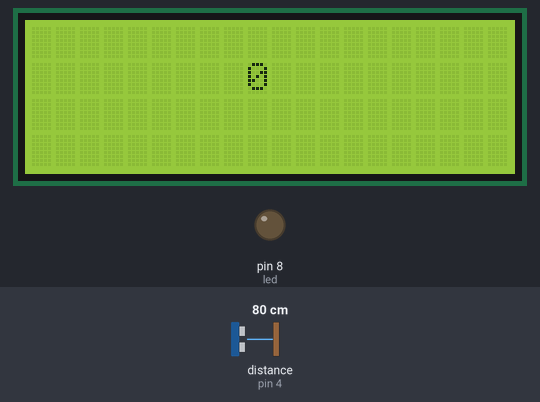
Bench run of a sketch on a simulated Arduino Uno, built with avr-gcc and run on an emulated ATmega328P. On the bench: 20×4 character LCD, output pins drawn as LEDs (lit = HIGH). Wiring (inferred from the names in the program): ultrasonic range finder: trigger pin 2; echo pin 4. The inputs (shaded band) are chosen by the test bench; at power-on: distance to the obstacle (sensor on pin 4) 80 cm. The echo pulse lasts 58.3 µs per cm; pins used as bus, display or sensor lines are not drawn; what the sketch prints to the serial monitor is not drawn.

Above: at 1.2 s.
1.3 s: distance to the obstacle (sensor on pin 4) set to 25 cm
2.8 s: distance to the obstacle (sensor on pin 4) set to 22 cm
At 3.8 s:
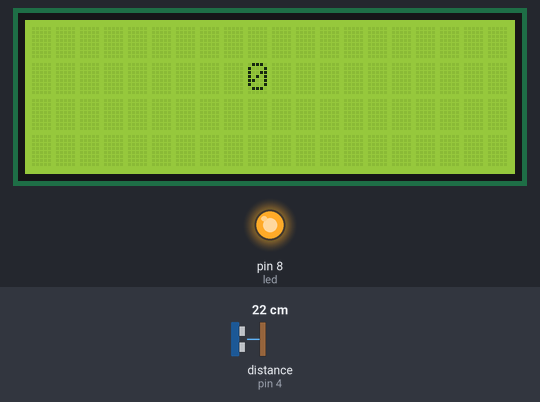
4.3 s: distance to the obstacle (sensor on pin 4) set to 35 cm
At 4.9 s:
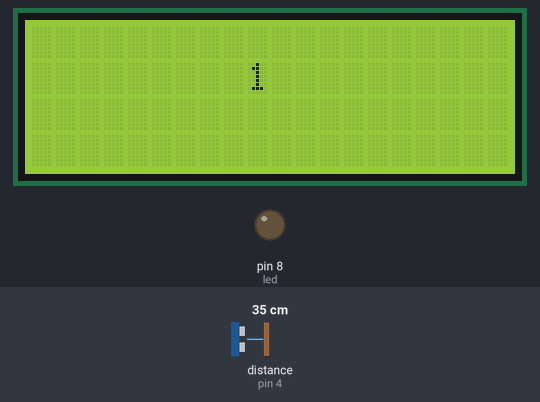
5.8 s: distance to the obstacle (sensor on pin 4) set to 2 cm
At 6.3 s:
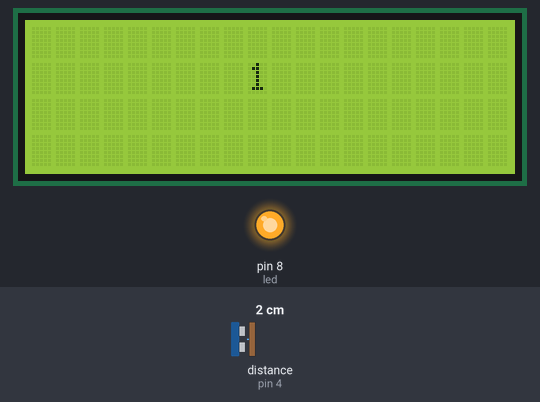
Timing chart, 0 to 8.3 s (numbered marks = the images above; inputs shaded):
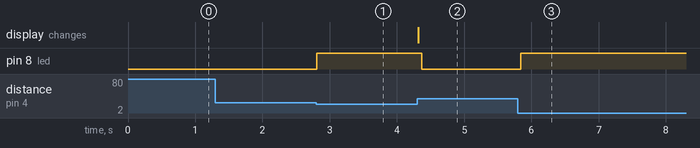

Measured:
- the behaviour switches between 24 and 23 cm on distance to the obstacle (sensor on pin 4) (found by bisection; images 0 and 1)
- after the input at 1.3 s, every drawn part: stays the same
- after the input at 2.8 s, pin 8 (led): LOW → HIGH at once
- after the input at 4.3 s, pin 8 (led): HIGH → LOW after 0.07 s; the display: changes at once (image 2)
- after the input at 5.8 s, pin 8 (led): LOW → HIGH at once

The sketch:

PushupCounter.ino
```cpp
#include <NewPing.h>
#include <LiquidCrystal_I2C.h>
#include <Wire.h>

const double maxDistance = 23;
int counter = 0;

enum State {up, down};
State upOrDown = up;

// Pins
const int trigPin = 2, echoPin = 4, led = 8, maxSensorDistance = 500;

NewPing sonar(trigPin, echoPin, maxSensorDistance);
LiquidCrystal_I2C lcd(0x3F, 2,1,0,4,5,6,7,3,POSITIVE);

void setup() {
  Serial.begin(9600);
  pinMode(trigPin, OUTPUT);
  pinMode(echoPin, INPUT);
  pinMode(led, OUTPUT);
  lcd.begin(20,4); // for 16 x 2 LCD module
  lcd.setBacklight(HIGH);
  lcd.clear();
  lcd.noCursor();
  lcd.setCursor(9,1);
  lcd.print(counter);
}

void loop() {
  int duration, distance;
  digitalWrite(trigPin, LOW);
  delayMicroseconds(2);
  digitalWrite(trigPin, HIGH);
  delayMicroseconds(10);
  digitalWrite(trigPin, LOW);
  duration = pulseIn(echoPin, HIGH);
  distance = (duration / 2) / 29.1;
  Serial.println(distance);
  checkDistance(distance);
  delay(50);
}

void checkDistance(int distance){
  if(distance < maxDistance) {
    digitalWrite(led, HIGH);
    if(upOrDown == up){
      upOrDown = down;
    }
  } else if(upOrDown == down) {
    upOrDown = up;
    addPushup();
    lcd.clear();
    lcd.setCursor(9,1);
    lcd.print(counter);
  } else {
    digitalWrite(led, LOW);
  }
}

void addPushup(){
  counter += 1;
}
```
